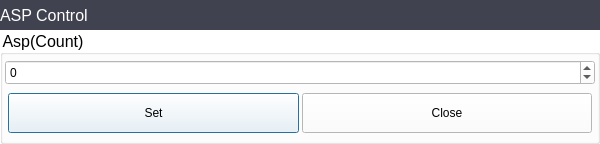
<?xml version="1.0" encoding="UTF-8"?>
<ui version="4.0">
 <class>AspControlDlg</class>
 <widget class="QDialog" name="AspControlDlg">
  <property name="geometry">
   <rect>
    <x>0</x>
    <y>0</y>
    <width>600</width>
    <height>144</height>
   </rect>
  </property>
  <property name="font">
   <font>
    <pointsize>12</pointsize>
   </font>
  </property>
  <property name="windowTitle">
   <string>Dialog</string>
  </property>
  <property name="styleSheet">
   <string notr="true">background-color: rgb(255, 255, 255);</string>
  </property>
  <layout class="QGridLayout" name="gridLayout_2">
   <property name="leftMargin">
    <number>0</number>
   </property>
   <property name="topMargin">
    <number>0</number>
   </property>
   <property name="rightMargin">
    <number>0</number>
   </property>
   <property name="bottomMargin">
    <number>0</number>
   </property>
   <property name="spacing">
    <number>0</number>
   </property>
   <item row="0" column="0">
    <widget class="QWidget" name="widgetTittle" native="true">
     <property name="sizePolicy">
      <sizepolicy hsizetype="Preferred" vsizetype="Fixed">
       <horstretch>0</horstretch>
       <verstretch>0</verstretch>
      </sizepolicy>
     </property>
     <property name="minimumSize">
      <size>
       <width>0</width>
       <height>30</height>
      </size>
     </property>
     <property name="styleSheet">
      <string notr="true">background-color: rgb(64, 66, 79);</string>
     </property>
     <layout class="QGridLayout" name="gridLayout">
      <property name="leftMargin">
       <number>0</number>
      </property>
      <property name="topMargin">
       <number>0</number>
      </property>
      <property name="rightMargin">
       <number>0</number>
      </property>
      <property name="bottomMargin">
       <number>0</number>
      </property>
      <property name="spacing">
       <number>0</number>
      </property>
      <item row="0" column="0">
       <widget class="QLabel" name="label">
        <property name="sizePolicy">
         <sizepolicy hsizetype="Fixed" vsizetype="Fixed">
          <horstretch>0</horstretch>
          <verstretch>0</verstretch>
         </sizepolicy>
        </property>
        <property name="minimumSize">
         <size>
          <width>600</width>
          <height>30</height>
         </size>
        </property>
        <property name="styleSheet">
         <string notr="true">border-image: url(:/Image/Image/Dialog/popup_head.png);
color: rgb(255, 255, 255);</string>
        </property>
        <property name="text">
         <string>ASP Control</string>
        </property>
       </widget>
      </item>
      <item row="0" column="1">
       <spacer name="horizontalSpacer">
        <property name="orientation">
         <enum>Qt::Horizontal</enum>
        </property>
        <property name="sizeHint" stdset="0">
         <size>
          <width>40</width>
          <height>20</height>
         </size>
        </property>
       </spacer>
      </item>
     </layout>
    </widget>
   </item>
   <item row="1" column="0">
    <widget class="QGroupBox" name="groupBox_12">
     <property name="title">
      <string>Asp(Count)</string>
     </property>
     <layout class="QVBoxLayout" name="verticalLayout_12">
      <property name="spacing">
       <number>2</number>
      </property>
      <property name="leftMargin">
       <number>2</number>
      </property>
      <property name="topMargin">
       <number>2</number>
      </property>
      <property name="rightMargin">
       <number>2</number>
      </property>
      <property name="bottomMargin">
       <number>2</number>
      </property>
      <item>
       <widget class="QSpinBox" name="spinAspStrip">
        <property name="minimumSize">
         <size>
          <width>0</width>
          <height>25</height>
         </size>
        </property>
        <property name="accelerated">
         <bool>true</bool>
        </property>
        <property name="minimum">
         <number>-2147483647</number>
        </property>
        <property name="maximum">
         <number>2147483647</number>
        </property>
       </widget>
      </item>
      <item>
       <layout class="QHBoxLayout" name="horizontalLayout_13">
        <property name="spacing">
         <number>3</number>
        </property>
        <property name="leftMargin">
         <number>3</number>
        </property>
        <property name="topMargin">
         <number>3</number>
        </property>
        <property name="rightMargin">
         <number>3</number>
        </property>
        <property name="bottomMargin">
         <number>3</number>
        </property>
        <item>
         <widget class="CustomImageButtonWidget" name="btnAspFunc">
          <property name="minimumSize">
           <size>
            <width>0</width>
            <height>35</height>
           </size>
          </property>
          <property name="maximumSize">
           <size>
            <width>16777215</width>
            <height>40</height>
           </size>
          </property>
          <property name="text">
           <string>Set</string>
          </property>
         </widget>
        </item>
        <item>
         <widget class="CustomImageButtonWidget" name="btnClose">
          <property name="minimumSize">
           <size>
            <width>0</width>
            <height>35</height>
           </size>
          </property>
          <property name="maximumSize">
           <size>
            <width>16777215</width>
            <height>40</height>
           </size>
          </property>
          <property name="text">
           <string>Close</string>
          </property>
         </widget>
        </item>
       </layout>
      </item>
     </layout>
    </widget>
   </item>
  </layout>
 </widget>
 <customwidgets>
  <customwidget>
   <class>CustomImageButtonWidget</class>
   <extends>QPushButton</extends>
   <header>UIClass/CustomWidget/CustomImageButtonWidget.h</header>
  </customwidget>
 </customwidgets>
 <resources/>
 <connections/>
</ui>
